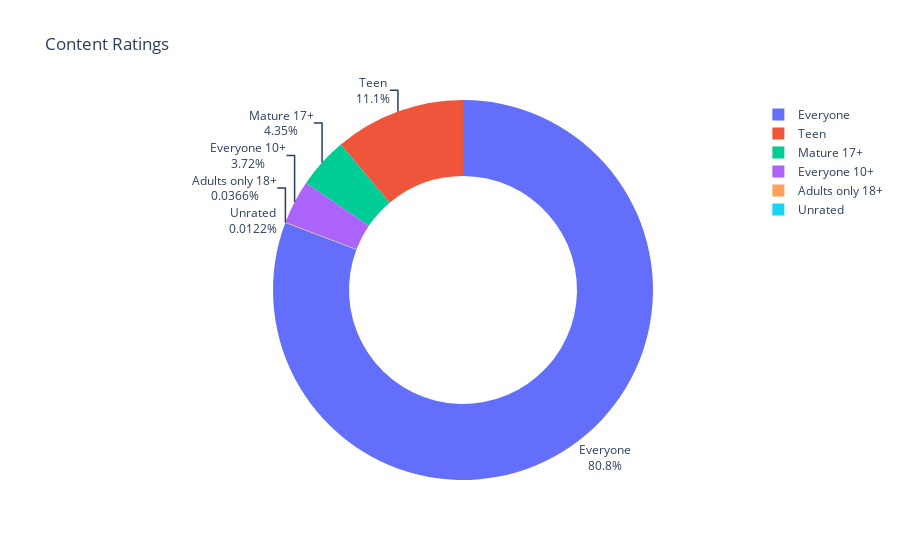

Notebook code for this chart:
### Code cell
fig = px.pie(
    labels=ratings.index, 
    values=ratings.values,
    title='Content Ratings',
    names=ratings.index,
    hole=0.6
    )
fig.update_traces(textposition='outside', textinfo='percent+label')
fig.show()

### Figure 1 — Plotly figure (JSON) as saved in the notebook; plotly's stock layout.template omitted (floating-point values rounded to 4 significant figures)
{"data": [{"domain": {"x": [0, 1], "y": [0, 1]}, "hole": 0.6, "hovertemplate": "label=%{label}<br>value=%{value}<extra></extra>", "labels": ["Everyone", "Teen", "Mature 17+", "Everyone 10+", "Adults only 18+", "Unrated"], "legendgroup": "", "name": "", "showlegend": true, "textinfo": "percent+label", "textposition": "outside", "type": "pie", "values": [6621, 912, 357, 305, 3, 1]}], "layout": {"legend": {"tracegroupgap": 0}, "title": {"text": "Content Ratings"}}}
